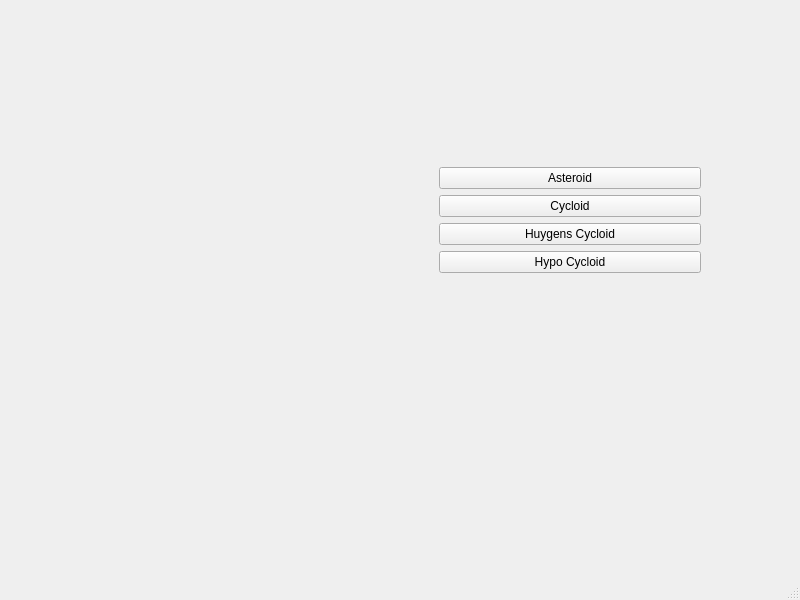
<?xml version="1.0" encoding="UTF-8"?>
<ui version="4.0">
 <class>MainWindow</class>
 <widget class="QMainWindow" name="MainWindow">
  <property name="geometry">
   <rect>
    <x>0</x>
    <y>0</y>
    <width>800</width>
    <height>600</height>
   </rect>
  </property>
  <property name="windowTitle">
   <string>MainWindow</string>
  </property>
  <widget class="QWidget" name="centralwidget">
   <widget class="QWidget" name="">
    <property name="geometry">
     <rect>
      <x>170</x>
      <y>70</y>
      <width>531</width>
      <height>301</height>
     </rect>
    </property>
    <layout class="QGridLayout" name="gridLayout">
     <item row="0" column="1">
      <layout class="QVBoxLayout" name="verticalLayout">
       <item>
        <widget class="QPushButton" name="btnAsteroid">
         <property name="text">
          <string>Asteroid</string>
         </property>
        </widget>
       </item>
       <item>
        <widget class="QPushButton" name="btnCycloid">
         <property name="text">
          <string>Cycloid</string>
         </property>
        </widget>
       </item>
       <item>
        <widget class="QPushButton" name="btnHuygens">
         <property name="text">
          <string>Huygens Cycloid</string>
         </property>
        </widget>
       </item>
       <item>
        <widget class="QPushButton" name="btnHypo">
         <property name="text">
          <string>Hypo Cycloid</string>
         </property>
        </widget>
       </item>
      </layout>
     </item>
     <item row="0" column="0">
      <widget class="RenderArea" name="renderArea" native="true"/>
     </item>
    </layout>
   </widget>
  </widget>
  <widget class="QStatusBar" name="statusbar"/>
 </widget>
 <customwidgets>
  <customwidget>
   <class>RenderArea</class>
   <extends>QWidget</extends>
   <header>renderarea.h</header>
   <container>1</container>
  </customwidget>
 </customwidgets>
 <resources/>
 <connections/>
</ui>
